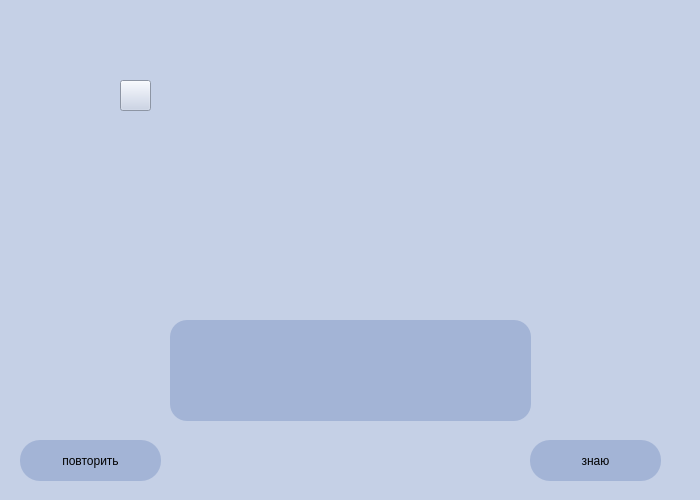
<?xml version="1.0" encoding="UTF-8"?>
<ui version="4.0">
 <class>Form</class>
 <widget class="QWidget" name="Form">
  <property name="geometry">
   <rect>
    <x>0</x>
    <y>0</y>
    <width>700</width>
    <height>500</height>
   </rect>
  </property>
  <property name="windowTitle">
   <string>Form</string>
  </property>
  <property name="styleSheet">
   <string notr="true">background: rgb(197,208,230);</string>
  </property>
  <widget class="QLabel" name="label_photo">
   <property name="geometry">
    <rect>
     <x>200</x>
     <y>60</y>
     <width>311</width>
     <height>231</height>
    </rect>
   </property>
   <property name="text">
    <string/>
   </property>
   <property name="alignment">
    <set>Qt::AlignCenter</set>
   </property>
  </widget>
  <widget class="QPushButton" name="but_word_translation">
   <property name="geometry">
    <rect>
     <x>170</x>
     <y>320</y>
     <width>361</width>
     <height>101</height>
    </rect>
   </property>
   <property name="styleSheet">
    <string notr="true">border-radius: 17;
background-color: #a3b4d6;
font: 13pt &quot;Yu Gothic UI Semilight&quot;;
</string>
   </property>
   <property name="text">
    <string/>
   </property>
  </widget>
  <widget class="QPushButton" name="but_start_sound">
   <property name="geometry">
    <rect>
     <x>120</x>
     <y>80</y>
     <width>31</width>
     <height>31</height>
    </rect>
   </property>
   <property name="text">
    <string/>
   </property>
   <property name="icon">
    <iconset>
     <normaloff>../not_delete/sound_icon.png</normaloff>../not_delete/sound_icon.png</iconset>
   </property>
   <property name="iconSize">
    <size>
     <width>25</width>
     <height>25</height>
    </size>
   </property>
  </widget>
  <widget class="QPushButton" name="but_know">
   <property name="geometry">
    <rect>
     <x>530</x>
     <y>440</y>
     <width>131</width>
     <height>41</height>
    </rect>
   </property>
   <property name="styleSheet">
    <string notr="true">border-radius: 20;
background-color: #a3b4d6;
font: 13pt &quot;Yu Gothic UI Semilight&quot;;
</string>
   </property>
   <property name="text">
    <string>знаю</string>
   </property>
  </widget>
  <widget class="QPushButton" name="but_repeat">
   <property name="geometry">
    <rect>
     <x>20</x>
     <y>440</y>
     <width>141</width>
     <height>41</height>
    </rect>
   </property>
   <property name="styleSheet">
    <string notr="true">border-radius: 20;
background-color: #a3b4d6;
font: 13pt &quot;Yu Gothic UI Semilight&quot;;</string>
   </property>
   <property name="text">
    <string>повторить</string>
   </property>
  </widget>
 </widget>
 <resources/>
 <connections/>
</ui>
